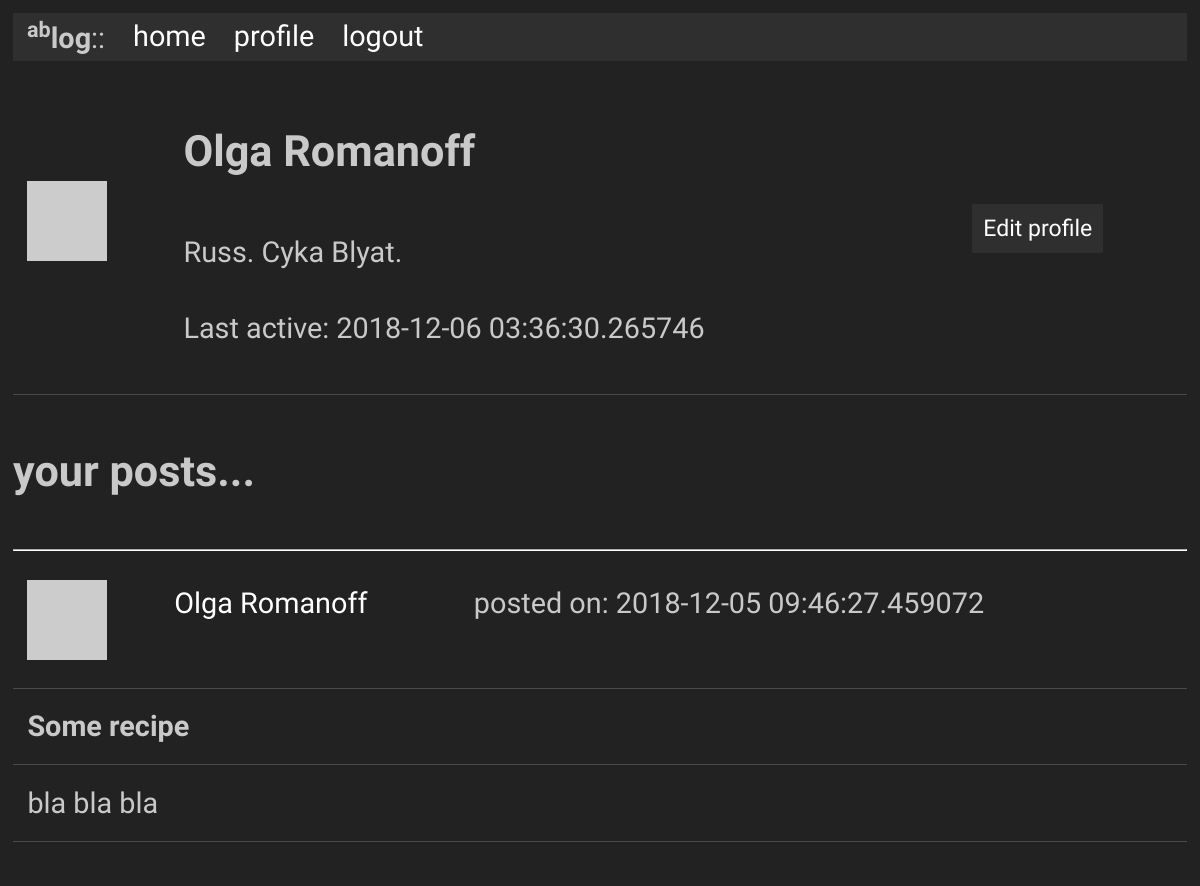
Page /user/Olga Romanoff (signed in, upper part) on the earlier database version.
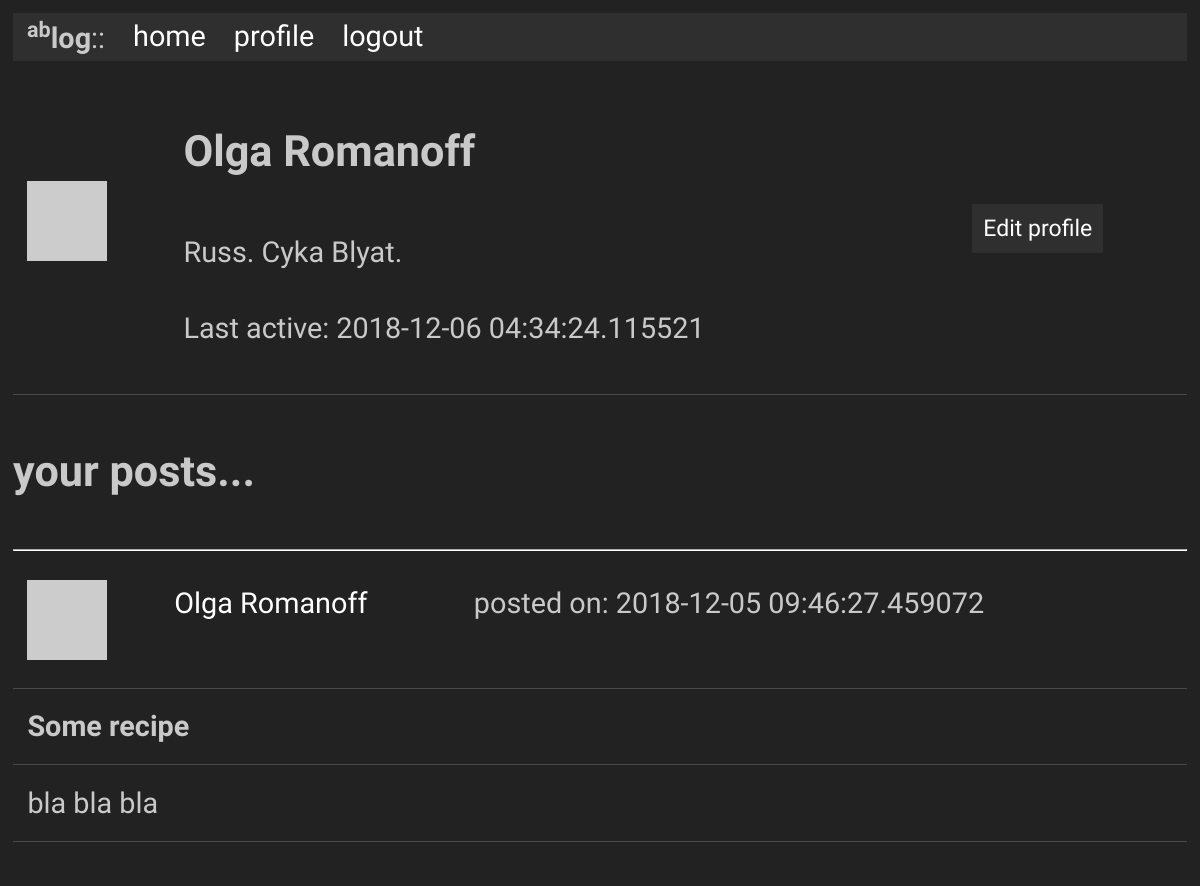
Same page on the later database version.
### app/models.py (models this page shows, shortened)
class User(UserMixin, db.Model):
    id            = db.Column(db.Integer, primary_key = True)
    username      = db.Column(db.String(64), index = True, unique = True)
    full_name     = db.Column(db.String(80), index = True)
    email         = db.Column(db.String(128), index = True, unique = True)
    password_hash = db.Column(db.String(128))
    posts         = db.relationship('Post', backref = 'author', lazy = 'dynamic')
    about_me      = db.Column(db.String(50))
    last_seen     = db.Column(db.DateTime, default=datetime.utcnow)
    def avatar(self, size = 64):
        digest = md5(self.email.lower().encode('utf-8')).hexdigest()
        return('https://gravatar.com/avatar/{}?d=retro&s={}'.format(digest, size))

class Post(db.Model):
    id           = db.Column(db.Integer, primary_key = True)
    title        = db.Column(db.String(40))
    body         = db.Column(db.String(8000))
    timestamp    = db.Column(db.DateTime, index = True, default = datetime.utcnow)
    user_id      = db.Column(db.Integer, db.ForeignKey('user.id'))

### app/routes.py (the view)
@app.route('/user/<username>')
@login_required
def user(username):
    page        = request.args.get('page', 1, type = int)
    user        = User.query.filter_by(username = username).first_or_404()
    posts       = Post.query.filter_by(user_id = user.id).order_by(Post.timestamp.desc()).paginate(page, app.config['POSTS_PER_PAGE'], False)
    next_url    = url_for('user', username = username, page = posts.next_num) if posts.has_next else None
    prev_url    = url_for('user', username = username, page = posts.prev_num) if posts.has_prev else None
    return(render_template('user.html', user = user, posts = posts.items, next_url = next_url, prev_url = prev_url))

### app/models.py (called while the page is built)
@login.user_loader
def load_user(id):
    return User.query.get(int(id))

### app/routes.py (called while the page is built)
@app.before_request
def before_request():
    if current_user.is_authenticated:
        current_user.last_seen = datetime.utcnow()
        db.session.commit()

### app/templates/user.html (shortened to what this page needs)
{% extends "base.html" %}
{% block content %}
  <table>
    <tr>
      <td><img src="{{ user.avatar(228) }}"></td>
      <td>
        <h4>{{ user.username }}</h4>
        {% if user.about_me %}<p>{{ user.about_me }}</p>{% endif %}
        {% if user.last_seen %}<p>Last active: {{ user.last_seen }}</p>{% endif %}
      </td>
      <td>
        {% if user == current_user %}
        <div class="button"><a href="{{ url_for('edit_profile') }}">Edit profile</a></div>
        {% endif %}
      </td>
    </tr>
  </table>
  <h4>your posts...</h4>
  <hr>
  {% for post in posts %}
      {% include '_post.html' %}
  {% endfor %}
{% endblock %}

### app/templates/base.html (shortened to what this page needs)
<!doctype html>
<link rel="stylesheet" href="{{ url_for('static', filename='style.css') }}">
<html>
    <head>
    </head>
    <body>
      <ul>
        <li><b><sup>ab</sup>log</b>::</li>
        <li><a href="{{ url_for('index') }}">home</a></li>
        {% if current_user.is_anonymous %}
        <li>
          <a href="{{ url_for('login') }}">login</a>
        </li>
        {% else %}
        <li>
          <a href="{{ url_for('user', username = current_user.username) }}">profile</a>
        </li>
        <li>
          <a href="{{ url_for('logout') }}">logout</a>
          {% endif %}
        </li>
      </ul>
      {% block content %}{% endblock %}
    </body>
</html>

### app/templates/_post.html
<table>
    <tr valign="top">
        <td>
          <img src="{{ post.author.avatar(48) }}"><br>
        </td>
        <td>
          <a href="{{ url_for('user', username=post.author.username) }}">{{ post.author.username }}</a>
        </td>
        <td>
          posted on: {{ post.timestamp }}
        </td>
    </tr>
</table>
<table>
  <tr>
      <td><b>{{ post.title }}<b></td>
  </tr>
  <tr>
      <td>{{ post.body }}</td>
  </tr>
</table>
<br>

### app/static/style.css (style rules this page uses)
body { font-size: 1.8rem; line-height: 1.618; max-width: 52em; margin: auto; font-family: 'Quattrocento Sans', sans-serif; color: #c9c9c9; background-color: #222222; padding: 13px; }
h1, h2, h3, h4, h5, h6 { font-family: 'Quattrocento Sans', sans-serif; font-weight: 700; overflow-wrap: break-word; word-wrap: break-word; -ms-word-break: break-all; word-break: break-word; -ms-hyphens: auto; -moz-hyphens: auto; -webkit-hyphens: auto; hyphens: auto; }
h4 { line-height: 0.9; font-size: 1.5em; }
small, sub, sup { font-size: 75%; }
hr { border-color: #ffffff; }
a { text-decoration: none; color: #ffffff; }
ul { list-style-type: none; margin: 0; padding: 0; overflow: hidden; background-color: #2f2f2f; }
li { float: left; padding: 0px 14px; }
li a { display: block; color: white; text-align: center; text-decoration: none; }
table { text-align: justify; width: 100%; border-collapse: collapse; }
td, th { padding: 0.5em; border-bottom: 1px solid #4a4a4a; }
.button, button { font-size: 0.8em; display: inline-block; padding: 5px 10px; text-align: center; text-decoration: none; white-space: nowrap; background-color: #2f2f2f; color: #222222; border-radius: 1px; border: 1px solid #2f2f2f; cursor: pointer; box-sizing: border-box; }

Differences in the rows shown:
changed User "Olga Romanoff": last_seen "2018-12-06 03:36:30.265746" → "2018-12-06 04:34:24.115521"
